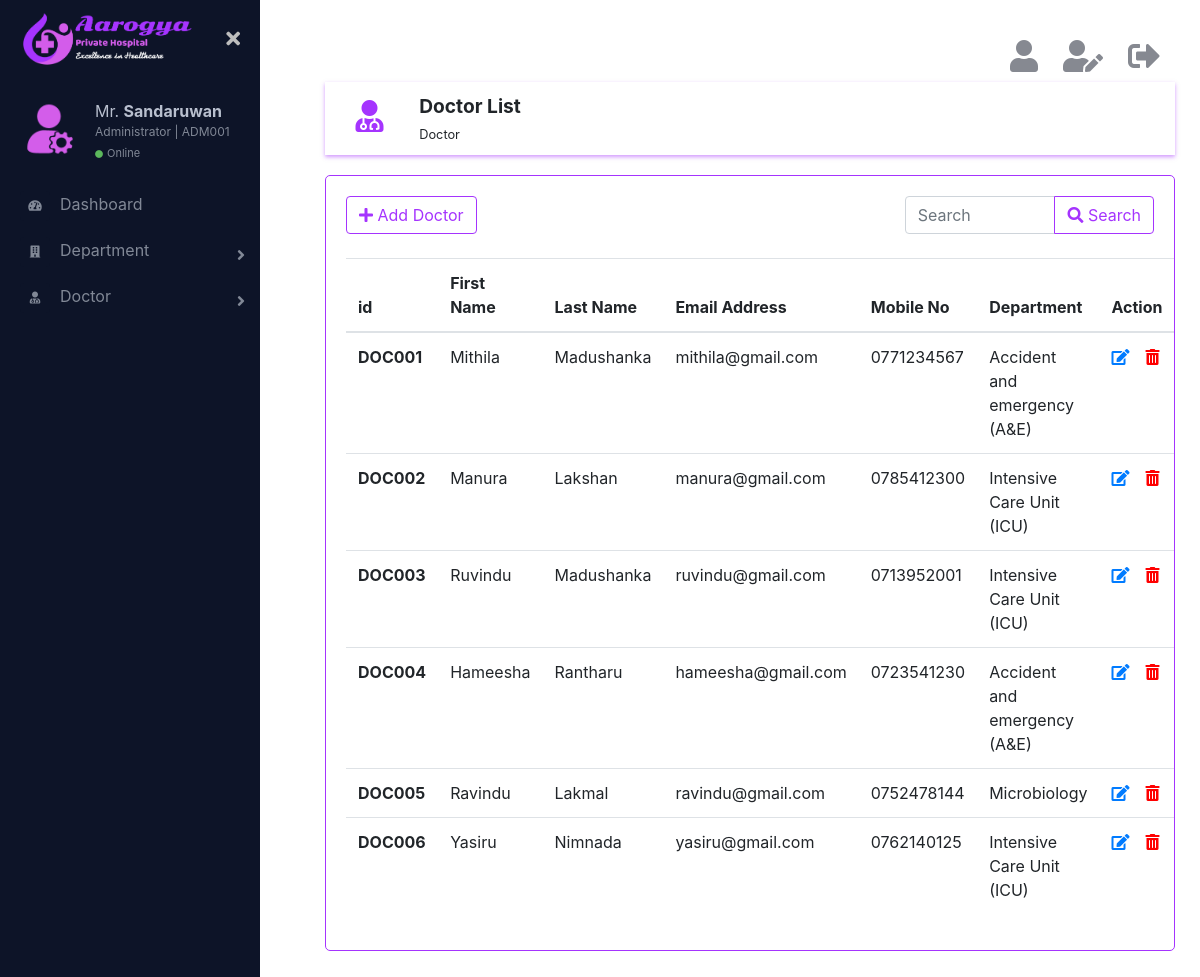
Page /html/doctorList.php (signed in) on the committed database.
### tables this page shows
CREATE TABLE IF NOT EXISTS `doctor` (
  `id` char(6) NOT NULL,
  `firstName` varchar(20) NOT NULL,
  `lastName` varchar(20) NOT NULL,
  `email` varchar(100) NOT NULL,
  `mobile` char(10) NOT NULL,
  `department` char(3) NOT NULL,
  `is_deleted` int(11) NOT NULL,
  PRIMARY KEY (`id`)
);

CREATE TABLE IF NOT EXISTS `department` (
  `id` char(3) NOT NULL,
  `name` varchar(50) NOT NULL,
  `description` text NOT NULL,
  `department_head` char(6) NOT NULL,
  `is_deleted` int(11) NOT NULL,
  PRIMARY KEY (`id`)
);

### html/doctorList.php (the view, shortened to what this page needs)
<?php
    require_once('../connection/connection.php');
?>
<!DOCTYPE html>
<html lang="en">
    <head>
        <link rel="stylesheet" href="../css/bootstrap.min.css">
        <link href="https://cdnjs.cloudflare.com/ajax/libs/font-awesome/5.10.0-11/css/all.css" rel="stylesheet">
        <link href="../css/main.css" rel="stylesheet">
    </head>
    <body>
        <div class="page-wrapper chiller-theme toggled">
            <?php
                require_once('sidebar.php');
            ?>
            <main class="page-content">
                <div class="container">
                    <?php
                        require_once('logoutbar.php');
                    ?>
                    <div class="row topic">
                        <div class="col-md-1 topic-logo">
                            <i class="fas fa-user-md fa-2x"></i>
                        </div>
                        <div class="col-md-11">
                            <span class="font-weight-bold"><big>Doctor List</big><br><small>Doctor</small></span>
                        </div>
                    </div>
                    <div class="row">
                        <div class="col-md-12 form">
                            <div class="row">
                                <div class="col-md-8">
                                    <?php
                                        if($_SESSION['role'] != 'client'){
                                            echo "<a href='addDoctor.php' ><button type='button' class='btn btn-outline-primary'><i class='fas fa-plus'></i>  Add Doctor</button></a>";
                                        }
                                    ?>
                                </div>
                                <div class="col-md-4">
                                    <form action="doctorList.php" method="get">
                                        <div class="input-group">
                                            <input type="search" name="searchTxt" class="form-control" placeholder="Search">
                                            <div class="input-group-append">
                                                <button class="btn btn-outline-primary" type="submit" name="search"><i class="fas fa-search"></i> Search</button>
                                            </div>
                                        </div>
                                    </form>
                                </div>
                            </div>
                            <br>
                            <table class="table">
                              <thead>
                                  <tr>
                                      <th scope="col">id</th>
                                      <?php
                                        if($_SESSION['role'] == 'client'){
                                            echo "<th scope='col'>Name</th>";
                                        } else {
                                            echo "<th scope='col'>First Name</th><th scope='col'>Last Name</th>";
                                        }
                                      ?>
                                      <th scope="col">Email Address</th>
                                      <th scope="col">Mobile No</th>
                                      <th scope="col">Department</th>
                                      <?php
                                        if($_SESSION['role'] == 'admin'){
                                            echo "<th scope='col'>Action</th>";
                                        }
                                    ?>
                                  </tr>
                              </thead>
                              <tbody>
                                  <?php
                                    if(isset($_GET['search'])){
                                        $search =  mysqli_real_escape_string($con,$_GET['searchTxt']);
                                        $query = "SELECT do.*, de.name as dName FROM `doctor` do,`department` de WHERE do.is_deleted = 0 AND de.id = do.department AND do.`id` LIKE '{$search}%' OR do.`firstName` LIKE '{$search}%' OR do.`lastName` LIKE '{$search}%' ORDER BY `id`";
                                    } else {
                                        $query = "SELECT do.*, de.name as dName FROM `doctor` do,`department` de WHERE do.is_deleted = 0 AND  de.id = do.department ORDER BY `id`";
                                    }
                                    $result_set = mysqli_query($con,$query);
                                    if (mysqli_num_rows($result_set) >= 1) {
                                        while($doc = mysqli_fetch_assoc($result_set)){
                                            echo "<tr>";
                                            echo "<th scope='row'>".$doc['id']."</th>";
                                            if($_SESSION['role'] == 'client'){
                                                echo "<td>".$doc['firstName']." ".$doc['lastName']."</td>";
                                            } else {
                                                echo "<td>".$doc['firstName']."</td>";
                                                echo "<td>".$doc['lastName']."</td>";
                                            }
                                            echo "<td>".$doc['email']."</td>";
                                            echo "<td>".$doc['mobile']."</td>";
                                            echo "<td>".$doc['dName']."</td>";
                                            if($_SESSION['role'] == 'admin'){
                                                echo "<td><a href=\"#\"><i class='fas fa-edit mr-3' data-toggle='tooltip' title='Edit'></i></a><a href='doctorList.php?id={$doc['id']}' onclick=\"return confirm('Are you sure to delete this information ?');\"><i class='fas fa-trash-alt' data-toggle='tooltip' title='Delete' style='color:red;'></i></a></td>";
                                            }
                                            echo "</tr>";
                                        }
                                    } else {
                                        echo "<tr><td><h4 class='text-danger'>No records</h4></td></tr>";
                                    }
                                  ?>
                              </tbody>
                            </table>
                        </div>
                    </div>
                </div>
            </main>
        </div>
    </body>
</html>

### css/main.css (style rules this page uses)
.page-wrapper .sidebar-wrapper, .sidebar-wrapper .sidebar-brand > a, .sidebar-wrapper .sidebar-dropdown > a:after, .sidebar-wrapper .sidebar-menu .sidebar-dropdown .sidebar-submenu li a:before, .sidebar-wrapper ul li a i, .page-wrapper .page-content, .sidebar-wrapper .sidebar-search input.search-menu, .sidebar-wrapper .sidebar-search .input-group-text, .sidebar-wrapper .sidebar-menu ul li a, #show-sidebar, #close-sidebar { -webkit-transition: all 0.3s ease; -moz-transition: all 0.3s ease; -ms-transition: all 0.3s ease; -o-transition: all 0.3s ease; transition: all 0.3s ease; }
.page-wrapper { height: 100vh; }
@media screen and (min-width: 700px) { .page-wrapper.toggled .page-content { padding-left: 300px; } }
.page-wrapper .page-content { display: inline-block; width: 100%; padding-left: 0px; padding-top: 20px; }
.page-wrapper .page-content > div { padding: 20px 40px; }
.page-wrapper .page-content { overflow-x: hidden; }
.topic { box-shadow: 0 2px 4px rgba(165, 52, 254, 0.5); padding: 10px; }
.topic-logo { display: inline-block; text-align: center; color: rgb(165, 52, 254); margin-top: 8px; }
.form { margin-top: 20px; border: 1px solid rgb(165, 52, 254); border-radius: 5px; padding: 20px; }

### rows in the picture
doctor: id "DOC001", firstName "Mithila", lastName "Madushanka", email "mithila@gmail.com", mobile "0771234567", department.name "Accident and emergency (A&E)"
doctor: id "DOC002", firstName "Manura", lastName "Lakshan", email "manura@gmail.com", mobile "0785412300", department.name "Intensive Care Unit (ICU)"
doctor: id "DOC003", firstName "Ruvindu", lastName "Madushanka", email "ruvindu@gmail.com", mobile "0713952001", department.name "Intensive Care Unit (ICU)"
doctor: id "DOC004", firstName "Hameesha", lastName "Rantharu", email "hameesha@gmail.com", mobile "0723541230", department.name "Accident and emergency (A&E)"
doctor: id "DOC005", firstName "Ravindu", lastName "Lakmal", email "ravindu@gmail.com", mobile "0752478144", department.name "Microbiology"
doctor: id "DOC006", firstName "Yasiru", lastName "Nimnada", email "yasiru@gmail.com", mobile "0762140125", department.name "Intensive Care Unit (ICU)"

### other values in the picture
$_SESSION['lastName'] "Sandaruwan"
$_SESSION['id'] "ADM001"
